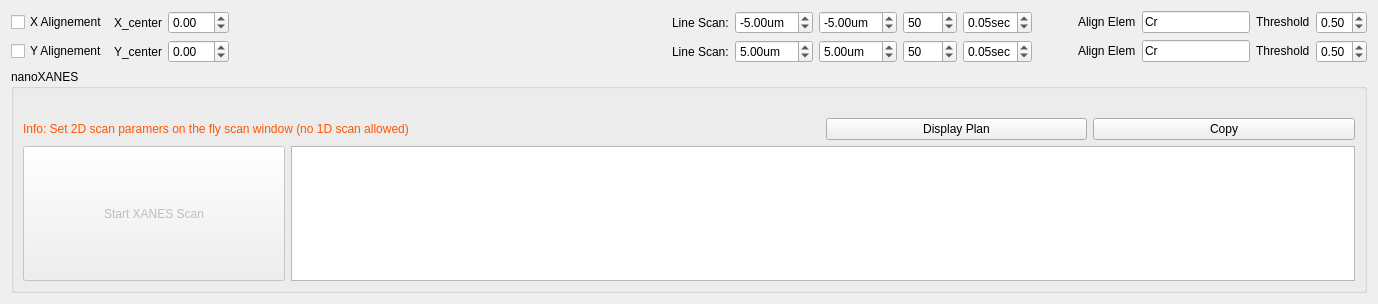
              <widget class="QWidget" name="page_2">
               <property name="geometry">
                <rect>
                 <x>0</x>
                 <y>0</y>
                 <width>1378</width>
                 <height>304</height>
                </rect>
               </property>
               <attribute name="label">
                <string>Alignment and Start XANES</string>
               </attribute>
               <layout class="QGridLayout" name="gridLayout_42">
                <item row="0" column="0">
                 <layout class="QHBoxLayout" name="horizontalLayout_24">
                  <item>
                   <layout class="QVBoxLayout" name="verticalLayout_33">
                    <item>
                     <layout class="QHBoxLayout" name="horizontalLayout_16">
                      <item>
                       <widget class="QCheckBox" name="cb_x_align">
                        <property name="text">
                         <string>X Alignement</string>
                        </property>
                       </widget>
                      </item>
                      <item>
                       <widget class="QLabel" name="label_113">
                        <property name="text">
                         <string>X_center</string>
                        </property>
                       </widget>
                      </item>
                      <item>
                       <widget class="QDoubleSpinBox" name="dsb_xlign_cen_xanes">
                        <property name="minimum">
                         <double>-15.000000000000000</double>
                        </property>
                        <property name="maximum">
                         <double>15.000000000000000</double>
                        </property>
                       </widget>
                      </item>
                      <item>
                       <spacer name="horizontalSpacer_3">
                        <property name="orientation">
                         <enum>Qt::Horizontal</enum>
                        </property>
                        <property name="sizeHint" stdset="0">
                         <size>
                          <width>40</width>
                          <height>20</height>
                         </size>
                        </property>
                       </spacer>
                      </item>
                      <item>
                       <widget class="QLabel" name="label_115">
                        <property name="text">
                         <string>Line Scan:</string>
                        </property>
                       </widget>
                      </item>
                      <item>
                       <widget class="QDoubleSpinBox" name="x_align_start">
                        <property name="sizePolicy">
                         <sizepolicy hsizetype="Preferred" vsizetype="Fixed">
                          <horstretch>0</horstretch>
                          <verstretch>0</verstretch>
                         </sizepolicy>
                        </property>
                        <property name="toolTip">
                         <string>scan range entry</string>
                        </property>
                        <property name="prefix">
                         <string notr="true"/>
                        </property>
                        <property name="suffix">
                         <string>um</string>
                        </property>
                        <property name="minimum">
                         <double>-15.000000000000000</double>
                        </property>
                        <property name="maximum">
                         <double>15.000000000000000</double>
                        </property>
                        <property name="singleStep">
                         <double>1.000000000000000</double>
                        </property>
                        <property name="value">
                         <double>-5.000000000000000</double>
                        </property>
                       </widget>
                      </item>
                      <item>
                       <widget class="QDoubleSpinBox" name="x_align_end">
                        <property name="enabled">
                         <bool>true</bool>
                        </property>
                        <property name="sizePolicy">
                         <sizepolicy hsizetype="Preferred" vsizetype="Fixed">
                          <horstretch>0</horstretch>
                          <verstretch>0</verstretch>
                         </sizepolicy>
                        </property>
                        <property name="toolTip">
                         <string>scan range entry</string>
                        </property>
                        <property name="prefix">
                         <string notr="true"/>
                        </property>
                        <property name="suffix">
                         <string>um</string>
                        </property>
                        <property name="minimum">
                         <double>-15.000000000000000</double>
                        </property>
                        <property name="maximum">
                         <double>15.000000000000000</double>
                        </property>
                        <property name="singleStep">
                         <double>1.000000000000000</double>
                        </property>
                        <property name="value">
                         <double>-5.000000000000000</double>
                        </property>
                       </widget>
                      </item>
                      <item>
                       <widget class="QSpinBox" name="x_align_steps">
                        <property name="sizePolicy">
                         <sizepolicy hsizetype="Preferred" vsizetype="Fixed">
                          <horstretch>0</horstretch>
                          <verstretch>0</verstretch>
                         </sizepolicy>
                        </property>
                        <property name="toolTip">
                         <string>first motor steps</string>
                        </property>
                        <property name="minimum">
                         <number>1</number>
                        </property>
                        <property name="maximum">
                         <number>1000</number>
                        </property>
                        <property name="singleStep">
                         <number>10</number>
                        </property>
                        <property name="value">
                         <number>50</number>
                        </property>
                       </widget>
                      </item>
                      <item>
                       <widget class="QDoubleSpinBox" name="x_align_dwell">
                        <property name="sizePolicy">
                         <sizepolicy hsizetype="Preferred" vsizetype="Fixed">
                          <horstretch>0</horstretch>
                          <verstretch>0</verstretch>
                         </sizepolicy>
                        </property>
                        <property name="toolTip">
                         <string>exposure time per point</string>
                        </property>
                        <property name="prefix">
                         <string/>
                        </property>
                        <property name="suffix">
                         <string notr="true">sec</string>
                        </property>
                        <property name="minimum">
                         <double>0.000000000000000</double>
                        </property>
                        <property name="maximum">
                         <double>0.500000000000000</double>
                        </property>
                        <property name="singleStep">
                         <double>0.010000000000000</double>
                        </property>
                        <property name="value">
                         <double>0.050000000000000</double>
                        </property>
                       </widget>
                      </item>
                     </layout>
                    </item>
                    <item>
                     <layout class="QHBoxLayout" name="horizontalLayout_17">
                      <item>
                       <widget class="QCheckBox" name="cb_y_align">
                        <property name="text">
                         <string>Y Alignement</string>
                        </property>
                       </widget>
                      </item>
                      <item>
                       <widget class="QLabel" name="label_114">
                        <property name="text">
                         <string>Y_center</string>
                        </property>
                       </widget>
                      </item>
                      <item>
                       <widget class="QDoubleSpinBox" name="dsb_yalign_cen_xanes">
                        <property name="minimum">
                         <double>-15.000000000000000</double>
                        </property>
                        <property name="maximum">
                         <double>15.000000000000000</double>
                        </property>
                       </widget>
                      </item>
                      <item>
                       <spacer name="horizontalSpacer_4">
                        <property name="orientation">
                         <enum>Qt::Horizontal</enum>
                        </property>
                        <property name="sizeHint" stdset="0">
                         <size>
                          <width>40</width>
                          <height>20</height>
                         </size>
                        </property>
                       </spacer>
                      </item>
                      <item>
                       <widget class="QLabel" name="label_116">
                        <property name="text">
                         <string>Line Scan:</string>
                        </property>
                       </widget>
                      </item>
                      <item>
                       <widget class="QDoubleSpinBox" name="y_align_start">
                        <property name="sizePolicy">
                         <sizepolicy hsizetype="Preferred" vsizetype="Fixed">
                          <horstretch>0</horstretch>
                          <verstretch>0</verstretch>
                         </sizepolicy>
                        </property>
                        <property name="toolTip">
                         <string>scan range entry</string>
                        </property>
                        <property name="suffix">
                         <string notr="true">um</string>
                        </property>
                        <property name="minimum">
                         <double>-15.000000000000000</double>
                        </property>
                        <property name="maximum">
                         <double>15.000000000000000</double>
                        </property>
                        <property name="singleStep">
                         <double>1.000000000000000</double>
                        </property>
                        <property name="value">
                         <double>5.000000000000000</double>
                        </property>
                       </widget>
                      </item>
                      <item>
                       <widget class="QDoubleSpinBox" name="y_align_end">
                        <property name="sizePolicy">
                         <sizepolicy hsizetype="Preferred" vsizetype="Fixed">
                          <horstretch>0</horstretch>
                          <verstretch>0</verstretch>
                         </sizepolicy>
                        </property>
                        <property name="toolTip">
                         <string>scan range entry</string>
                        </property>
                        <property name="suffix">
                         <string notr="true">um</string>
                        </property>
                        <property name="minimum">
                         <double>-15.000000000000000</double>
                        </property>
                        <property name="maximum">
                         <double>15.000000000000000</double>
                        </property>
                        <property name="singleStep">
                         <double>1.000000000000000</double>
                        </property>
                        <property name="value">
                         <double>5.000000000000000</double>
                        </property>
                       </widget>
                      </item>
                      <item>
                       <widget class="QSpinBox" name="y_align_steps">
                        <property name="sizePolicy">
                         <sizepolicy hsizetype="Preferred" vsizetype="Fixed">
                          <horstretch>0</horstretch>
                          <verstretch>0</verstretch>
                         </sizepolicy>
                        </property>
                        <property name="toolTip">
                         <string>first motor steps</string>
                        </property>
                        <property name="minimum">
                         <number>1</number>
                        </property>
                        <property name="maximum">
                         <number>1000</number>
                        </property>
                        <property name="singleStep">
                         <number>10</number>
                        </property>
                        <property name="value">
                         <number>50</number>
                        </property>
                       </widget>
                      </item>
                      <item>
                       <widget class="QDoubleSpinBox" name="y_align_dwell">
                        <property name="sizePolicy">
                         <sizepolicy hsizetype="Preferred" vsizetype="Fixed">
                          <horstretch>0</horstretch>
                          <verstretch>0</verstretch>
                         </sizepolicy>
                        </property>
                        <property name="toolTip">
                         <string>exposure time per point</string>
                        </property>
                        <property name="prefix">
                         <string/>
                        </property>
                        <property name="suffix">
                         <string notr="true">sec</string>
                        </property>
                        <property name="minimum">
                         <double>0.000000000000000</double>
                        </property>
                        <property name="maximum">
                         <double>0.500000000000000</double>
                        </property>
                        <property name="singleStep">
                         <double>0.010000000000000</double>
                        </property>
                        <property name="value">
                         <double>0.050000000000000</double>
                        </property>
                       </widget>
                      </item>
                     </layout>
                    </item>
                   </layout>
                  </item>
                  <item>
                   <spacer name="horizontalSpacer_2">
                    <property name="orientation">
                     <enum>Qt::Horizontal</enum>
                    </property>
                    <property name="sizeType">
                     <enum>QSizePolicy::Preferred</enum>
                    </property>
                    <property name="sizeHint" stdset="0">
                     <size>
                      <width>40</width>
                      <height>20</height>
                     </size>
                    </property>
                   </spacer>
                  </item>
                  <item>
                   <layout class="QVBoxLayout" name="verticalLayout_34">
                    <item>
                     <layout class="QHBoxLayout" name="horizontalLayout_22">
                      <item>
                       <layout class="QHBoxLayout" name="horizontalLayout_18">
                        <item>
                         <widget class="QLabel" name="label_44">
                          <property name="sizePolicy">
                           <sizepolicy hsizetype="Preferred" vsizetype="Fixed">
                            <horstretch>0</horstretch>
                            <verstretch>0</verstretch>
                           </sizepolicy>
                          </property>
                          <property name="text">
                           <string>Align Elem</string>
                          </property>
                         </widget>
                        </item>
                        <item>
                         <widget class="QLineEdit" name="le_x_align_elem">
                          <property name="sizePolicy">
                           <sizepolicy hsizetype="Fixed" vsizetype="Fixed">
                            <horstretch>0</horstretch>
                            <verstretch>0</verstretch>
                           </sizepolicy>
                          </property>
                          <property name="text">
                           <string>Cr</string>
                          </property>
                         </widget>
                        </item>
                       </layout>
                      </item>
                      <item>
                       <layout class="QHBoxLayout" name="horizontalLayout_20">
                        <item>
                         <widget class="QLabel" name="label_52">
                          <property name="sizePolicy">
                           <sizepolicy hsizetype="Preferred" vsizetype="Fixed">
                            <horstretch>0</horstretch>
                            <verstretch>0</verstretch>
                           </sizepolicy>
                          </property>
                          <property name="text">
                           <string>Threshold</string>
                          </property>
                         </widget>
                        </item>
                        <item>
                         <widget class="QDoubleSpinBox" name="align_x_threshold">
                          <property name="sizePolicy">
                           <sizepolicy hsizetype="Minimum" vsizetype="Fixed">
                            <horstretch>0</horstretch>
                            <verstretch>0</verstretch>
                           </sizepolicy>
                          </property>
                          <property name="minimum">
                           <double>0.010000000000000</double>
                          </property>
                          <property name="maximum">
                           <double>1.000000000000000</double>
                          </property>
                          <property name="value">
                           <double>0.500000000000000</double>
                          </property>
                         </widget>
                        </item>
                       </layout>
                      </item>
                     </layout>
                    </item>
                    <item>
                     <layout class="QHBoxLayout" name="horizontalLayout_23">
                      <item>
                       <layout class="QHBoxLayout" name="horizontalLayout_19">
                        <item>
                         <widget class="QLabel" name="label_51">
                          <property name="sizePolicy">
                           <sizepolicy hsizetype="Preferred" vsizetype="Fixed">
                            <horstretch>0</horstretch>
                            <verstretch>0</verstretch>
                           </sizepolicy>
                          </property>
                          <property name="text">
                           <string>Align Elem</string>
                          </property>
                         </widget>
                        </item>
                        <item>
                         <widget class="QLineEdit" name="le_y_align_elem">
                          <property name="sizePolicy">
                           <sizepolicy hsizetype="Fixed" vsizetype="Fixed">
                            <horstretch>0</horstretch>
                            <verstretch>0</verstretch>
                           </sizepolicy>
                          </property>
                          <property name="text">
                           <string>Cr</string>
                          </property>
                         </widget>
                        </item>
                       </layout>
                      </item>
                      <item>
                       <layout class="QHBoxLayout" name="horizontalLayout_21">
                        <item>
                         <widget class="QLabel" name="label_53">
                          <property name="sizePolicy">
                           <sizepolicy hsizetype="Preferred" vsizetype="Fixed">
                            <horstretch>0</horstretch>
                            <verstretch>0</verstretch>
                           </sizepolicy>
                          </property>
                          <property name="text">
                           <string>Threshold</string>
                          </property>
                         </widget>
                        </item>
                        <item>
                         <widget class="QDoubleSpinBox" name="align_y_threshold">
                          <property name="sizePolicy">
                           <sizepolicy hsizetype="Minimum" vsizetype="Fixed">
                            <horstretch>0</horstretch>
                            <verstretch>0</verstretch>
                           </sizepolicy>
                          </property>
                          <property name="minimum">
                           <double>0.010000000000000</double>
                          </property>
                          <property name="maximum">
                           <double>1.000000000000000</double>
                          </property>
                          <property name="value">
                           <double>0.500000000000000</double>
                          </property>
                         </widget>
                        </item>
                       </layout>
                      </item>
                     </layout>
                    </item>
                   </layout>
                  </item>
                 </layout>
                </item>
                <item row="1" column="0">
                 <spacer name="verticalSpacer_11">
                  <property name="orientation">
                   <enum>Qt::Vertical</enum>
                  </property>
                  <property name="sizeType">
                   <enum>QSizePolicy::Preferred</enum>
                  </property>
                  <property name="sizeHint" stdset="0">
                   <size>
                    <width>20</width>
                    <height>40</height>
                   </size>
                  </property>
                 </spacer>
                </item>
                <item row="2" column="0">
                 <widget class="QGroupBox" name="groupBox_20">
                  <property name="title">
                   <string>nanoXANES</string>
                  </property>
                  <layout class="QGridLayout" name="gridLayout_50">
                   <item row="4" column="1" colspan="4">
                    <widget class="QTextEdit" name="te_xanes_plan">
                     <property name="sizePolicy">
                      <sizepolicy hsizetype="Preferred" vsizetype="Preferred">
                       <horstretch>0</horstretch>
                       <verstretch>0</verstretch>
                      </sizepolicy>
                     </property>
                    </widget>
                   </item>
                   <item row="1" column="4">
                    <widget class="QPushButton" name="pushButton">
                     <property name="text">
                      <string>Copy</string>
                     </property>
                    </widget>
                   </item>
                   <item row="4" column="0">
                    <widget class="QPushButton" name="pb_Start_Xanes">
                     <property name="enabled">
                      <bool>false</bool>
                     </property>
                     <property name="sizePolicy">
                      <sizepolicy hsizetype="Preferred" vsizetype="Preferred">
                       <horstretch>0</horstretch>
                       <verstretch>0</verstretch>
                      </sizepolicy>
                     </property>
                     <property name="styleSheet">
                      <string notr="true">font: 15pt &quot;MS Shell Dlg 2&quot;;</string>
                     </property>
                     <property name="text">
                      <string>Start XANES Scan</string>
                     </property>
                    </widget>
                   </item>
                   <item row="1" column="3">
                    <widget class="QPushButton" name="pb_display_xanes_plan">
                     <property name="text">
                      <string>Display Plan</string>
                     </property>
                    </widget>
                   </item>
                   <item row="1" column="0" colspan="3">
                    <widget class="QLabel" name="label_56">
                     <property name="styleSheet">
                      <string notr="true">color: rgb(255, 85, 0);</string>
                     </property>
                     <property name="text">
                      <string>Info: Set 2D scan paramers on the fly scan window (no 1D scan allowed)</string>
                     </property>
                    </widget>
                   </item>
                   <item row="0" column="0">
                    <widget class="QLabel" name="label_137">
                     <property name="text">
                      <string/>
                     </property>
                    </widget>
                   </item>
                  </layout>
                 </widget>
                </item>
               </layout>
              </widget>
